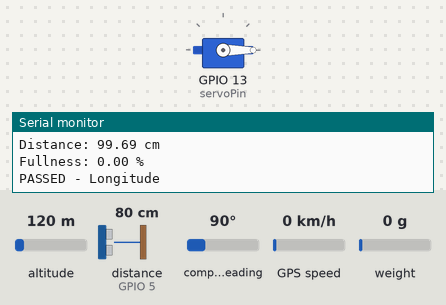
The sketch below on a simulated ESP32. On the bench: servo, the last lines printed to the serial monitor. Wiring (inferred from the names in the program): ultrasonic range finder: trigger GPIO 4; echo GPIO 5. The test bench sets the inputs (shaded band); at power-on: distance to the obstacle (sensor on GPIO 5) 80 cm, altitude 120 m, compass heading 90°, GPS speed 0 km/h, weight on the scale 0 g. The echo pulse lasts 58.3 µs per cm; WiFi joins after 1.5 s; servers stay silent unless stated; the GPS gets a fix after 3 s at 37.7749, -122.4194 with 8 satellites.

Above: at 4.0 s.
4.1 s: distance to the obstacle (sensor on GPIO 5) set to 7 cm
7.0 s: distance to the obstacle (sensor on GPIO 5) set to 4 cm
At 9.1 s:
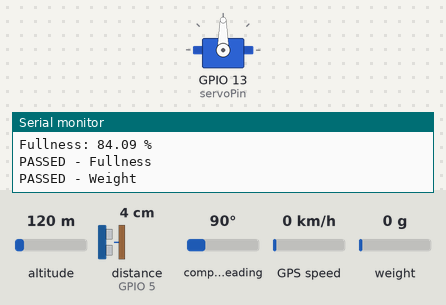
11.1 s: distance to the obstacle (sensor on GPIO 5) set to 9 cm
At 13.4 s:
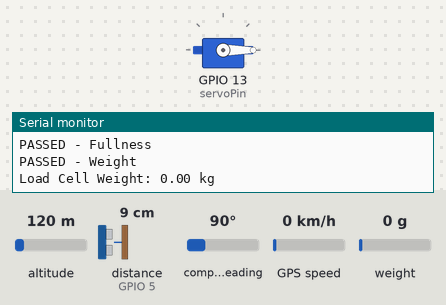
14.3 s: distance to the obstacle (sensor on GPIO 5) set to 2 cm
At 17.0 s:
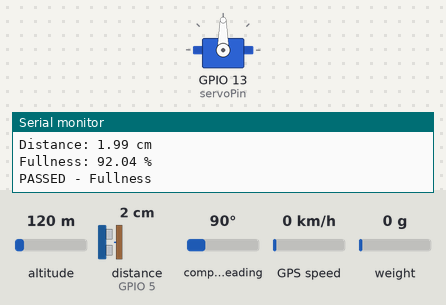
Timing chart, 0 to 18.3 s (numbered marks = the images above; inputs shaded):
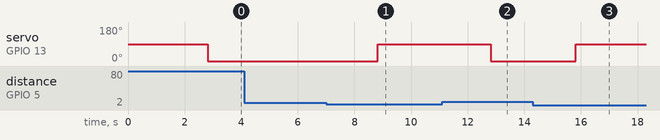

Measured:
- the behaviour switches between 6 and 5 cm on distance to the obstacle (sensor on GPIO 5) (found by bisection; images 0 and 1)
- after the input at 7.0 s, servo on GPIO 13 (servoPin): 0° → 90° after 1.8 s
- after the input at 11.1 s, servo on GPIO 13 (servoPin): 90° → 0° after 1.7 s
- after the input at 14.3 s, servo on GPIO 13 (servoPin): 0° → 90° after 1.5 s

The sketch:

FinproIoT.ino
```cpp
#include <Arduino.h>
#include <WiFi.h>
#include <ESP32Servo.h>
#include "soc/rtc.h"
#include "HX711.h"

#define BLYNK_TEMPLATE_ID "TMPL68cNQnfPZ"
#define BLYNK_TEMPLATE_NAME "Finpro IoT"
#define BLYNK_AUTH_TOKEN "TH9Pzx7SSQEI4XKm5AYb3DoCJdo44etZ"
#include <BlynkSimpleEsp32.h>
#include <Firebase_ESP_Client.h>
#include <SoftwareSerial.h>
#include <TinyGPS++.h>

TinyGPSPlus gps;
static const int RXPin = 16, TXPin = 17;
// static const int RXPin = 15, TXPin = 16;
SoftwareSerial gpsSerial(RXPin, TXPin); // RX TX pin in the software serial
double latitude = 0, longitude = 0;

const int DT = 25;
const int LOADCELL_SCK_PIN = 33;
HX711 scale;
double loadCellWeight = 0; // Variabel untuk menyimpan berat dari load cell

// Virtual Pin
#define BIN_VPIN V1
#define LATITUDE_VPIN V2
#define LONGITUDE_VPIN V3
#define FULLNESS_VPIN V4

// Ultrasonic Sensor Pins
#define TRIG_PIN 4
#define ECHO_PIN 5

// Servo Initialization
static const int servoPin = 13;
Servo servo;

//Provide the token generation process info.
#include "addons/TokenHelper.h"
//Provide the RTDB payload printing info and other helper functions.
#include "addons/RTDBHelper.h"

// Insert your network credentials
char authBlynk[] = BLYNK_AUTH_TOKEN;
#define WIFI_SSID "DTE Dosen"
#define WIFI_PASSWORD "zfla2290"

// Insert Firebase project API Key
#define API_KEY "AIzaSyCXgMvzVuCltKh819bEo2R9-tKeIKP4xXo"

// Insert RTDB URLefine the RTDB URL */
#define DATABASE_URL "https://postioning-via-bluetooth-default-rtdb.asia-southeast1.firebasedatabase.app/"

// Define Firebase Data object
FirebaseData fbdo;

FirebaseAuth auth;
FirebaseConfig config;

// Task handles
TaskHandle_t uploadTaskHandle;
TaskHandle_t GPSTaskHandle;
TaskHandle_t ultrasonicTaskHandle;
TaskHandle_t servoTaskHandle;
TaskHandle_t loadCellTaskHandle;

// Data variables
int count = 0;
bool signupOK = false;
bool closeBin = false;
float distance = 0;
double binFullness = 0;

SemaphoreHandle_t xGPSSemaphore, xFullnessSemaphore, xWeightSemaphore;

BLYNK_WRITE(BIN_VPIN) {
  closeBin = param.asInt(); // Membaca status bin (0 = buka, 1 = tutup)
  if (closeBin) {
    Serial.println("Tutup");
  } else {
    Serial.println("Buka");
  }
}

void gpsTask(void *parameter) {
  for (;;) {
    while (gpsSerial.available() > 0) {
      int data = gpsSerial.read();
      if (gps.encode(data)) {
        if (gps.location.isUpdated()) {
          double lat, lng;
          lat = gps.location.lat();
          lng = gps.location.lng();

          if (xSemaphoreTake(xGPSSemaphore, portMAX_DELAY)) {
            latitude = lat;
            longitude = lng;
            xSemaphoreGive(xGPSSemaphore);
          }

          // Kirim data ke Blynk
          Blynk.virtualWrite(LATITUDE_VPIN, lat);
          Blynk.virtualWrite(LONGITUDE_VPIN, lng);
        }
      }
    }
  }
}

void uploadTask(void *parameter) {
  unsigned long sendDataPrevMillis = 0;
  for (;;) {
    if (Firebase.ready() && signupOK) {
      sendDataPrevMillis = millis();

      double lat, lng, fullness, weight;
      if (xSemaphoreTake(xGPSSemaphore, portMAX_DELAY)) {
        lat = latitude;
        lng = longitude;
        xSemaphoreGive(xGPSSemaphore);
      }

      if (xSemaphoreTake(xFullnessSemaphore, portMAX_DELAY)) {
        fullness = binFullness;
        xSemaphoreGive(xFullnessSemaphore);
      }

      if (xSemaphoreTake(xWeightSemaphore, portMAX_DELAY)) {
        weight = loadCellWeight;
        xSemaphoreGive(xWeightSemaphore);
      }

      if (Firebase.RTDB.setFloat(&fbdo, "tong/latitude", lat)) {
        Serial.println("PASSED - Latitude");
      } else {
        Serial.println("FAILED - Latitude");
      }

      if (Firebase.RTDB.setFloat(&fbdo, "tong/longitude", lng)) {
        Serial.println("PASSED - Longitude");
      } else {
        Serial.println("FAILED - Longitude");
      }

      if (Firebase.RTDB.setFloat(&fbdo, "tong/fullness", fullness)) {
        Serial.println("PASSED - Fullness");
      } else {
        Serial.println("FAILED - Fullness");
      }

      if (Firebase.RTDB.setFloat(&fbdo, "tong/weight", weight)) {
        Serial.println("PASSED - Weight");
      } else {
        Serial.println("FAILED - Weight");
      }
    }

    vTaskDelay(200 / portTICK_PERIOD_MS);
  }
}

void ultrasonicTask(void *parameter) {
  for (;;) {
    // Send pulse
    digitalWrite(TRIG_PIN, LOW);
    delayMicroseconds(2);
    digitalWrite(TRIG_PIN, HIGH);
    delayMicroseconds(10);
    digitalWrite(TRIG_PIN, LOW);

    // Read pulse
    long duration = pulseIn(ECHO_PIN, HIGH);
    double calculatedFullness;

    // Calculate distance
    distance = (duration * 0.034) / 2;
    if (distance >= 25)
      calculatedFullness = 0;
    else
      calculatedFullness = ((25-distance)/25) * 100;

    if (xSemaphoreTake(xFullnessSemaphore, portMAX_DELAY)) {
      binFullness = calculatedFullness;
      xSemaphoreGive(xFullnessSemaphore);
    }

    Serial.print("Distance: ");
    Serial.print(distance);
    Serial.println(" cm");
    Serial.print("Fullness: ");
    Serial.print(calculatedFullness);
    Serial.println(" %");

    // Send distance to Blynk
    Blynk.virtualWrite(FULLNESS_VPIN, calculatedFullness);

    vTaskDelay(1000 / portTICK_PERIOD_MS); // Delay for 1 second
  }
}

void servoTask(void *parameter) {
  for (;;) {
    double currentFullness;
    if (xSemaphoreTake(xFullnessSemaphore, portMAX_DELAY)) {
      currentFullness = binFullness;
      xSemaphoreGive(xFullnessSemaphore);
    }

    if (currentFullness >= 80){
      servo.write(90);
      Serial.println("Tempat sampah PENUH");
    } else {
      if (closeBin){
        Serial.println("Tempat sampah DITUTUP PAKSA"); // fitur force close
        servo.write(90);
      } else {
        Serial.println("Tempat sampah DIBUKA");
        servo.write(0);
      }
    }

    vTaskDelay(1000 / portTICK_PERIOD_MS);
  }
}

void loadCellTask(void *parameter) {
  for (;;) {
    loadCellWeight = scale.get_units(5);

    Serial.print("Load Cell Weight: ");
    Serial.print(loadCellWeight);
    Serial.println(" kg");
  }
}

void setup() {
  gpsSerial.begin(9600);
  Serial.begin(9600);

  servo.attach(servoPin);

  pinMode(TRIG_PIN, OUTPUT);
  pinMode(ECHO_PIN, INPUT);
  pinMode(DT, INPUT);
  pinMode(LOADCELL_SCK_PIN, OUTPUT);

  // Initialize sensors
  scale.begin(DT, LOADCELL_SCK_PIN);
  scale.set_scale(-100000.0); // Calibrate this value as needed
  scale.tare();

  WiFi.begin(WIFI_SSID, WIFI_PASSWORD);
  Serial.print("Connecting to Wi-Fi");
  while (WiFi.status() != WL_CONNECTED) {
    Serial.print(".");
    delay(300);
  }
  Serial.println();
  Serial.print("Connected with IP: ");
  Serial.println(WiFi.localIP());
  Serial.println();

  Blynk.begin(BLYNK_AUTH_TOKEN, WIFI_SSID, WIFI_PASSWORD);

  /* Assign the API key (required) */
  config.api_key = API_KEY;

  /* Assign the RTDB URL (required) */
  config.database_url = DATABASE_URL;

  /* Sign up */
  if (Firebase.signUp(&config, &auth, "", "")) {
    Serial.println("ok");
    signupOK = true;
  } else {
    Serial.printf("%s\n", config.signer.signupError.message.c_str());
  }

  /* Assign the callback function for the long running token generation task */
  config.token_status_callback = tokenStatusCallback; // See addons/TokenHelper.h

  Firebase.begin(&config, &auth);
  Firebase.reconnectWiFi(true);

  xGPSSemaphore = xSemaphoreCreateMutex();
  xFullnessSemaphore = xSemaphoreCreateMutex();
  xWeightSemaphore = xSemaphoreCreateMutex();

  // Create FreeRTOS task for uploading data
  xTaskCreatePinnedToCore(
    gpsTask,           // Task function
    "GPS Task",       // Name of the task
    10000,             // Stack size in bytes
    NULL,              // Task input parameter
    1,                 // Priority of the task
    &GPSTaskHandle,    // Task handle
    1                  // Core 1
  );

  xTaskCreatePinnedToCore(
    loadCellTask,    // Task function
    "LoadCell Task",// Name of the task
    4096,             // Stack size in bytes
    NULL,              // Task input parameter
    1,                 // Priority of the task
    &loadCellTaskHandle, // Task handle
    1                 // Core 1
  );

  xTaskCreatePinnedToCore(
    ultrasonicTask,    // Task function
    "Ultrasonic Task",// Name of the task
    4096,             // Stack size in bytes
    NULL,              // Task input parameter
    1,                 // Priority of the task
    &ultrasonicTaskHandle, // Task handle
    1                  // Core 1
  );

  xTaskCreatePinnedToCore(
    uploadTask,        // Task function
    "Upload Task",     // Name of the task
    10000,             // Stack size in bytes
    NULL,              // Task input parameter
    1,                 // Priority of the task
    &uploadTaskHandle, // Task handle
    0                  // Core 0
  );

  xTaskCreatePinnedToCore(
    servoTask,    // Task function
    "Servo Task",// Name of the task
    2048,             // Stack size in bytes
    NULL,              // Task input parameter
    1,                 // Priority of the task
    &servoTaskHandle, // Task handle
    0                 // Core 1
  );
}

void loop() {
  Blynk.run();
}
```
